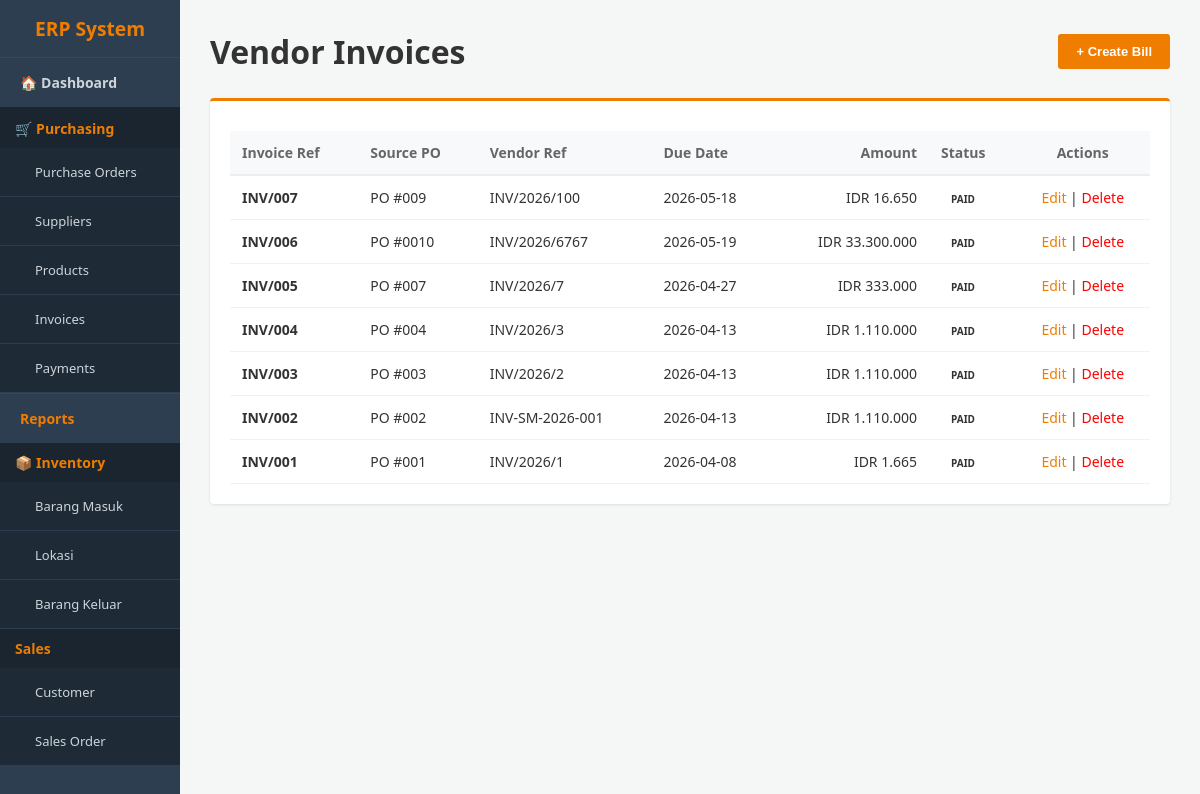
/invoice.php, run on an earlier commit of the app's database.
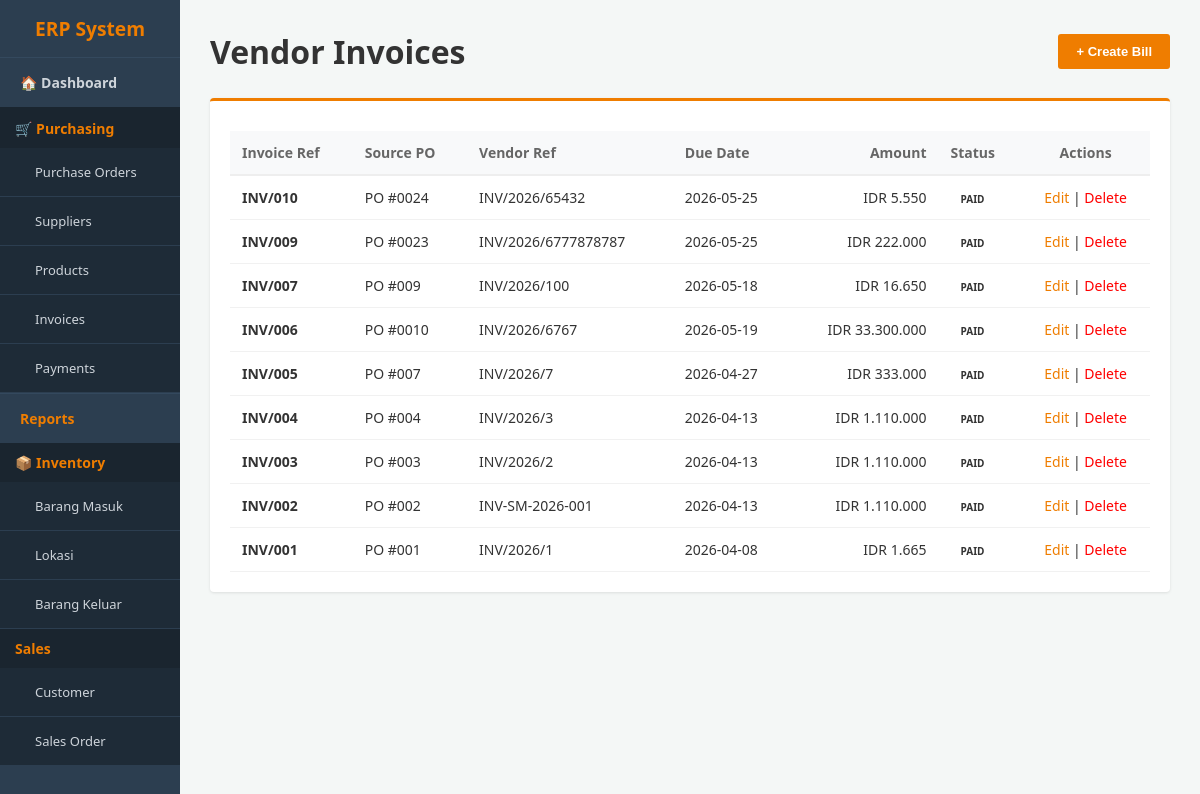
And on a later commit of the database.
### tables this page shows
CREATE TABLE `invoice` (
  `id_invoice` int(11) NOT NULL,
  `fk_purchase` int(11) DEFAULT NULL,
  `nomor_invoice_vendor` varchar(100) DEFAULT NULL,
  `tanggal_invoice` date DEFAULT NULL,
  `tanggal_jatuh_tempo` date DEFAULT NULL,
  `status_invoice` enum('draft','posted','cancel') DEFAULT 'draft',
  `status_pembayaran` enum('unpaid','partial','paid') DEFAULT 'unpaid',
  `total_tagihan` decimal(15,2) NOT NULL
);

CREATE TABLE `transaksi_purchase` (
  `id_purchase` int(11) NOT NULL,
  `fk_supplier` int(11) DEFAULT NULL,
  `tanggal_order` date DEFAULT NULL,
  `tanggal_target_kedatangan` date DEFAULT NULL,
  `status_dokumen` enum('draft','sent','purchase','done','cancel') DEFAULT 'draft',
  `total_sebelum_pajak` decimal(15,2) DEFAULT 0.00,
  `pajak_ppn` decimal(15,2) DEFAULT 0.00,
  `total_keseluruhan` decimal(15,2) DEFAULT 0.00
);

### invoice.php (the view, shortened to what this page needs)
<?php
include 'config.php';
include 'header.php';
?>
<div class="header-bar">
    <h1>Vendor Invoices</h1>
    <button onclick="toggleForm()" class="btn-orange"><?= isset($_GET['edit']) ? 'Edit Mode' : '+ Create Bill' ?></button>
</div>
<div class="card">
    <table>
        <thead>
            <tr>
                <th>Invoice Ref</th>
                <th>Source PO</th>
                <th>Vendor Ref</th>
                <th>Due Date</th>
                <th style="text-align:right">Amount</th>
                <th>Status</th>
                <th style="text-align:center">Actions</th>
            </tr>
        </thead>
        <tbody>
            <?php
            $sql = "SELECT i.*, p.id_purchase FROM invoice i
                    JOIN transaksi_purchase p ON i.fk_purchase = p.id_purchase ORDER BY i.id_invoice DESC";
            $res = mysqli_query($conn, $sql);
            while($row = mysqli_fetch_assoc($res)) {
                $pay_status = ($row['status_pembayaran'] == 'paid') ? 'bg-posted' : (($row['status_pembayaran'] == 'unpaid') ? 'bg-draft' : 'bg-sent');
                echo "<tr>
                    <td><strong>INV/".str_pad($row['id_invoice'], 3, '0', STR_PAD_LEFT)."</strong></td>
                    <td>PO #00{$row['id_purchase']}</td>
                    <td>{$row['nomor_invoice_vendor']}</td>
                    <td>{$row['tanggal_jatuh_tempo']}</td>
                    <td style='text-align:right'>IDR ".number_format($row['total_tagihan'], 0, ',', '.')."</td>
                    <td><span class='badge $pay_status'>".strtoupper($row['status_pembayaran'])."</span></td>
                    <td style='text-align:center'>
                        <a href='invoice.php?edit={$row['id_invoice']}' style='color:#ef7d00; text-decoration:none;'>Edit</a> |
                        <a href='invoice.php?delete={$row['id_invoice']}' style='color:red; text-decoration:none;' onclick='return confirm(\"Hapus Invoice ini?\")'>Delete</a>
                    </td>
                </tr>";
            }
            ?>
        </tbody>
    </table>
</div>
<?php echo "</div></body></html>"; ?>

What changed in the data, as far as the page shows it:
added invoice: id_invoice "010", fk_purchase.id_purchase "24", nomor_invoice_vendor "INV/2026/65432", tanggal_jatuh_tempo "2026-05-25", total_tagihan "5.550", status_pembayaran "PAID"
added invoice: id_invoice "009", fk_purchase.id_purchase "23", nomor_invoice_vendor "INV/2026/6777878787", tanggal_jatuh_tempo "2026-05-25", total_tagihan "222.000", status_pembayaran "PAID"
